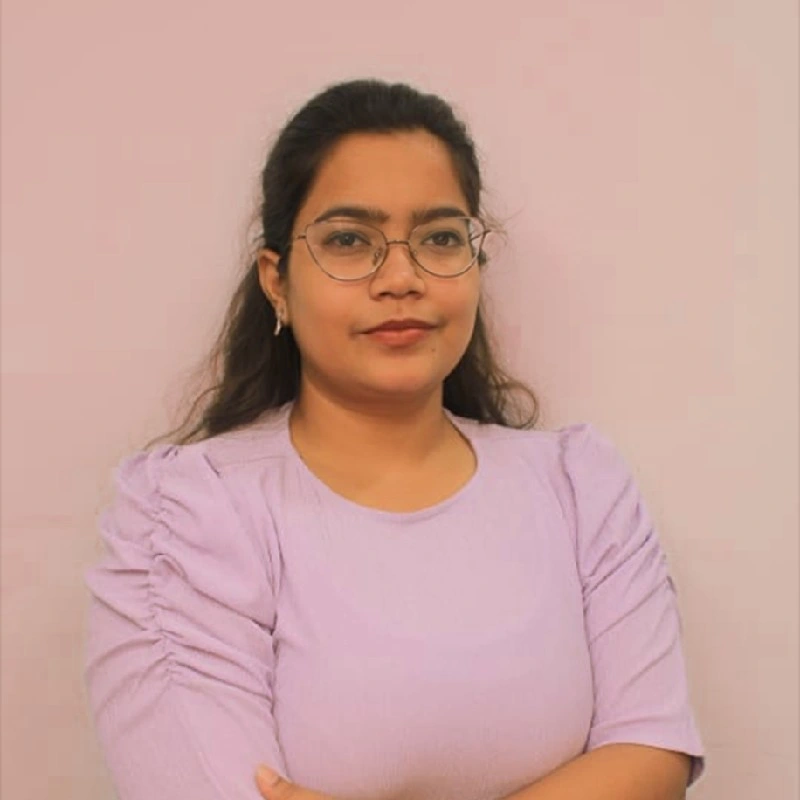
#> input picture assets/images/profile.png, 800 x 800 px, found by its file name
$ python generate_ascii.py
#> lines starting #> are read from the running program, lines starting #| are printed output that depends on the picture
#> in convert, image is the input picture: PIL image 800x800 RGB; mean R, G, B 200.8, 162.2, 155.3
from PIL import Image

ASCII_CHARS = "@%#*+=-:. "

def resize(image, new_width=70):
#> called with new_width = 70
    width, height = image.size
#> width = 800; height = 800
    ratio = height / width
#> ratio = 1
    new_height = int(new_width * ratio * 0.55)
#> new_height = 38
    return image.resize((new_width, new_height))
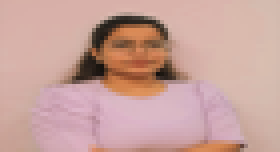
#> returned value: PIL image 70x38 RGB (shown 4 times larger); mean R, G, B 200.8, 162.3, 155.3

def grayscale(image):
    return image.convert("L")
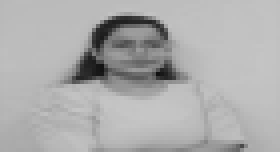
#> returned value: PIL image 70x38 L (shown 4 times larger); min 17, max 198, mean 173

def pixels_to_ascii(image):
    pixels = image.getdata()
    chars = "".join(ASCII_CHARS[pixel * len(ASCII_CHARS) // 256] for pixel in pixels)
    return chars

def convert(image_path, output_path):
    image = Image.open(image_path)
    image = resize(image)
    image = grayscale(image)

    ascii_str = pixels_to_ascii(image)

    width = image.width
#> width = 70
    ascii_img = "\n".join(
        ascii_str[i:i + width]
        for i in range(0, len(ascii_str), width)
    )

    with open(output_path, "w") as f:
        f.write(ascii_img)

    print(f"ASCII portrait saved to {output_path}")

convert(
    "assets/images/profile.png",
    "assets/images/portrait.txt"
)
